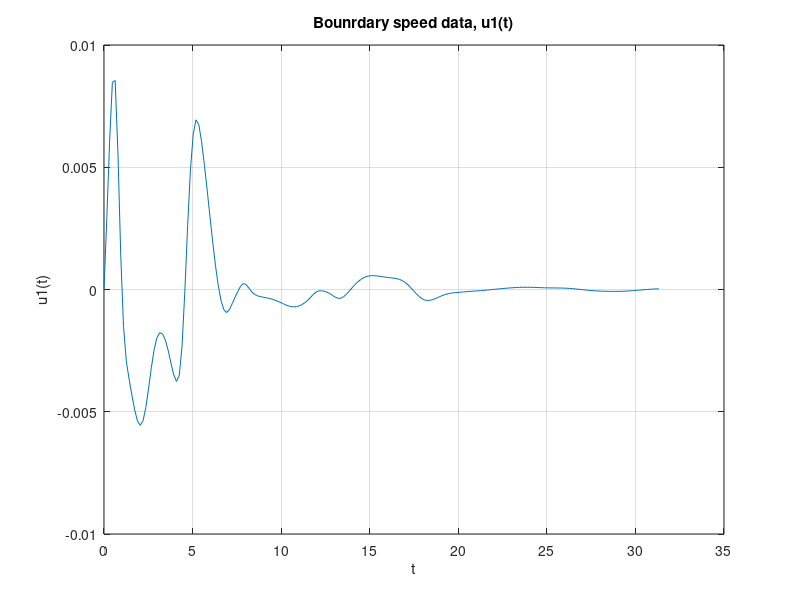
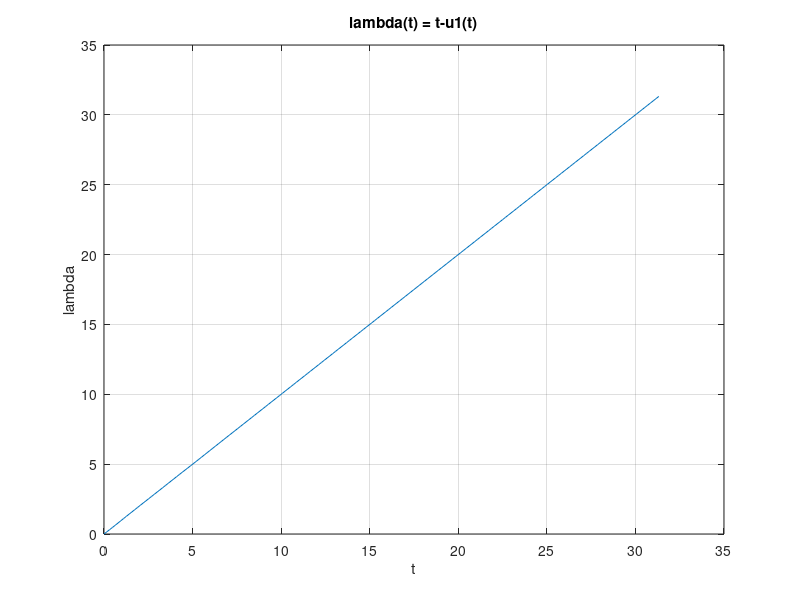
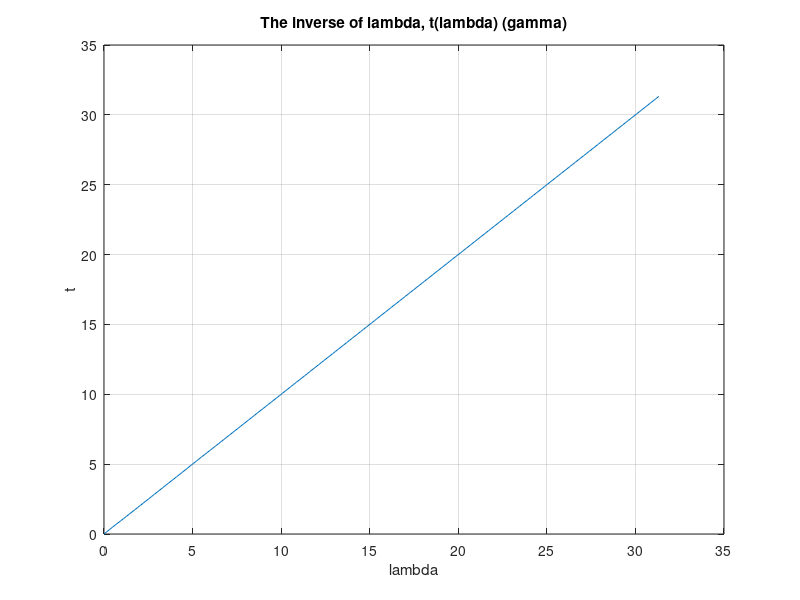
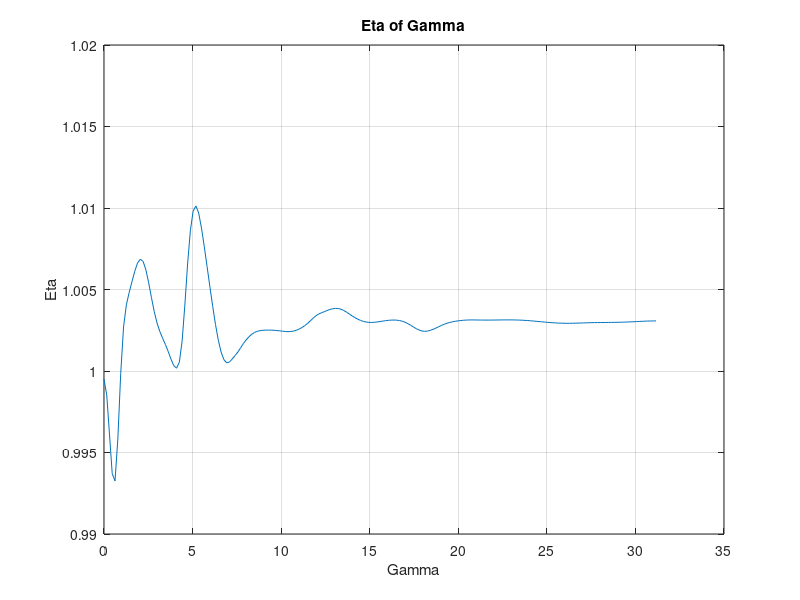

Reproduce these figures in MATLAB, in order.
%--------- Graphing Boundary Data Vector---------

close all
clear all
format Long

load('str.mat','shelf')

%----Paramters------%
g = 9.81;
g2 = 0.5*g;
d=1;

%---------Removing Dimensions------%
t_dim = linspace(0,10,200);
t = t_dim/(sqrt(d/g)); %dimensionless time

u1_dim = shelf.u1;                                  %pulls u1 from runwave.m
u1 = u1_dim/(sqrt(g*d)); %dimensionless velocity

eta1_dim = shelf.eta1; % pulls eta from runwave.m
eta1 = eta1_dim/(d); %making height dimensionless

lambda = t-u1; %lambda definition

%----------Some Graphs------------%

figure(1) %plot u
plot(t,u1)
grid on
title('Bounrdary speed data, u1(t)')
xlabel('t')
ylabel('u1(t)')

figure(2) %plot lambda
plot(t,lambda)
grid on
title('lambda(t) = t-u1(t)')
xlabel('t')
ylabel('lambda')  %lambda(t)

figure(3) %plot the inverse
plot(lambda,t)
grid on       %t(lambda), the inverse!
title('The inverse of lambda, t(lambda) (gamma)')
xlabel('lambda')
ylabel('t')

%----------Polynomial Fitting to find Gamma-------%

coeff = polyfit(lambda,t,1); % fitting a function to the inverse
c1 = coeff(1)
c2 = coeff(2)

gamma = c1*lambda+c2;  % gamma vector
gamma(1) = 0; %FIXME supposed to keep gama positive
gamma(200) = 31.163625990159890; %FIXME supposed to keep gama positive in range

%--------------Calculating Eta at Gamma-------%

eta_of_gamma = interp1(t,eta1,gamma); % calculating eta at gamma
disp(gamma);
figure(4)
plot(gamma,eta_of_gamma)
title('Eta of Gamma')
xlabel('Gamma')
ylabel('Eta')
grid on

sigma = eta_of_gamma+1;  %finding sigma

diff = gamma-lambda;
energy = eta_of_gamma+(0.5*diff.^2); % the "energy" term from the vector
psizero = [diff;energy];
squareterm = (0.5*lambda).^2;


%-----------Bonus: Graphing a few lines from the notes------%


% Trying to plot problematic area from "Ideas on Numerical" where Det(D)=0

% figure(5)         %What does this mean for us?? Not sure yet
% hold on
% plot(lambda,eta_of_gamma,'r')
% plot(lambda,lambda+squareterm,'b')
% title('Plotting Eta and Lambda+1/2Lambda^2')
% legend('Eta of Gamma','Lambda+1/2*lambda^2')
% xlim([-0.25,2.5])
% ylim([-10,15])
% xlabel('Lambda')
% hold off
% grid on

%---------Coding D--------%

n = length(t);
sigmaprime = zeros(1,200);
sigmaprime(1) = (sigma(2)-sigma(1))/(t(2)-t(1)); %initial point

for i = 2:n-1    %calclating sigma prime via finite difference

   sigmaprime(i) = (sigma(i+1)-sigma(i-1))/(t(i+1)-t(i-1));

end
sigmaprime(n) = (sigma(n)-sigma(n-1))/(t(n)-t(n-1)); %final point

figure(5)
plot(lambda,sigmaprime)
title('Eta of Gamma')
xlabel('Gamma')
ylabel('Eta')
grid on

minusone = repelem(-1,200); %vector full of -1

%----------Inverting D-------%

D_inverse = zeros(2,400); %preparing resultant D-inverse


for i = 1:200 % inverting element-by-element

D_sub = [sigmaprime(i),minusone(i);-(sigma(i)),sigmaprime(i)];

D_sub_inv = inv(D_sub);

D_inverse(1,i) = D_sub_inv(1,1);
D_inverse(1,200+i) = D_sub_inv(1,2); % because the resultant matrix is 2x400
D_inverse(2,i) = D_sub_inv(2,1);
D_inverse(2,200+i) = D_sub_inv(2,2);

end
